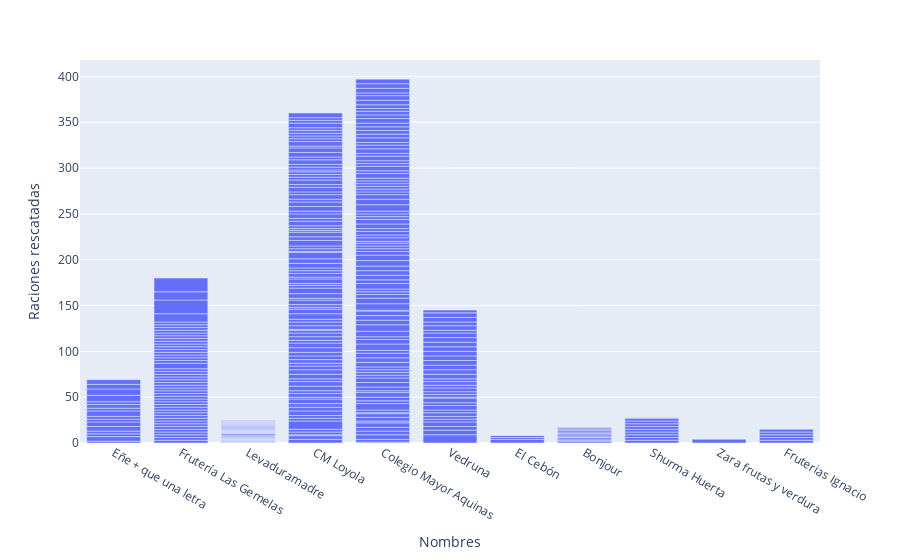

The code cell stored with this chart in its notebook:
### Markdown cell above
# Miercoles actualidad

### Code cell
df_actualidad = df2[df2['Dia'].dt.dayofweek == 2]
df_actualidad = df_actualidad[df2['Dia'].dt.year == 2022]
fig = px.bar(df_actualidad, x="Nombres",y='Raciones rescatadas')
fig.show()

### Figure 1 — Plotly figure (JSON) as saved in the notebook; plotly's stock layout.template omitted (floating-point values rounded to 4 significant figures; data arrays with more than 128 entries replaced by an {"elided": "..."} marker saying what was removed)
{"data": [{"alignmentgroup": "True", "hovertemplate": "Nombres=%{x}<br>Raciones rescatadas=%{y}<extra></extra>", "legendgroup": "", "marker": {"color": "#636efa", "pattern": {"shape": ""}}, "name": "", "offsetgroup": "", "orientation": "v", "showlegend": false, "textposition": "auto", "type": "bar", "x": {"elided": "360 str values"}, "xaxis": "x", "y": {"elided": "360 float values"}, "yaxis": "y"}], "layout": {"barmode": "relative", "legend": {"tracegroupgap": 0}, "margin": {"t": 60}, "xaxis": {"anchor": "y", "domain": [0, 1], "title": {"text": "Nombres"}}, "yaxis": {"anchor": "x", "domain": [0, 1], "title": {"text": "Raciones rescatadas"}}}}
